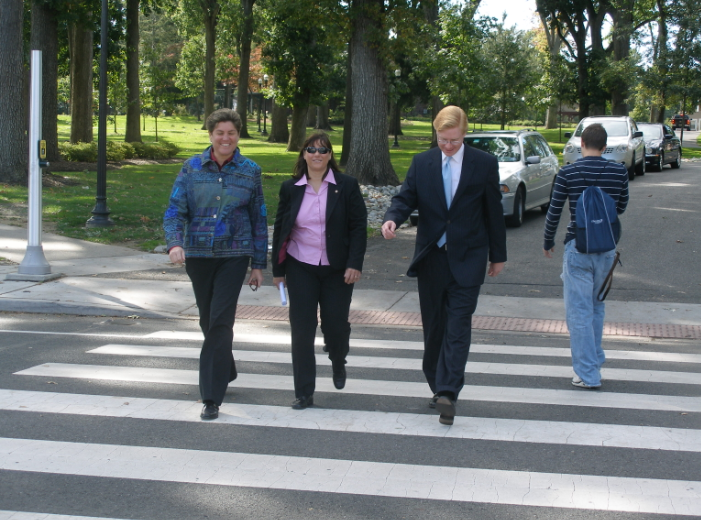
#> input picture python/code_100/pedestrian.png, 701 x 520 px
$ python opencv_100.py
#> lines starting #> are read from the running program, lines starting #| are printed output that depends on the picture; after the words box and inside, x2 and y2 are one past the last pixel; in counts of white or black regions, pixels touching at a corner belong together
import cv2 as cv

if __name__ == '__main__':
    src = cv.imread("pedestrian.png")
#> src is the input picture: shape (520, 701, 3); mean B, G, R 109.7, 112.8, 105.5
    cv.imshow("input", src)
    hog = cv.HOGDescriptor()
    hog.setSVMDetector(cv.HOGDescriptor_getDefaultPeopleDetector())
    # Detect people in the image
    (rects, weights) = hog.detectMultiScale(src,
                                            winStride=(4, 4),
                                            padding=(8, 8),
                                            scale=1.25,
                                            useMeanshiftGrouping=False)
#> rects = [[509, 110, 158, 317], [124, 74, 187, 375], [230, 100, 175, 350], [349, 67, 201, 403]]; weights = [1.11, 2.31, 2.52, 1.58]
    for (x, y, w, h) in rects:
        cv.rectangle(src, (x, y), (x + w, y + h), (0, 255, 0), 2)
#> this loop made 4 passes
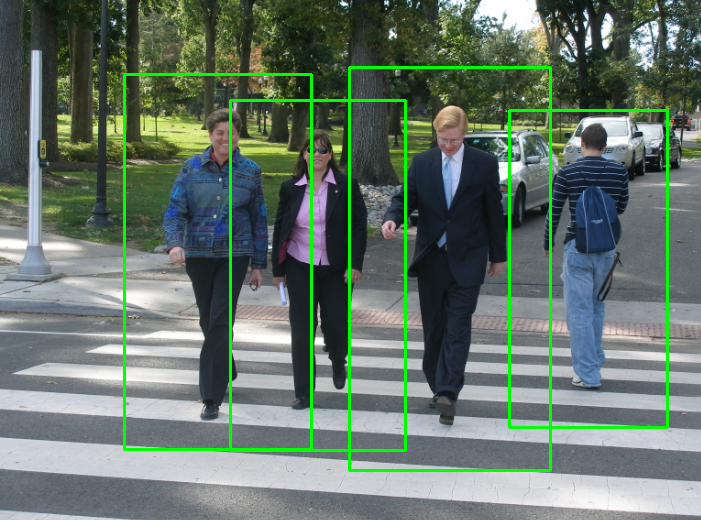
#> src: shape (520, 701, 3); 3.5% of pixels changed, all inside (x1, y1, x2, y2) = (123, 66, 669, 472)

    cv.imshow("hog-detector", src)
    cv.waitKey(0)
    cv.destroyAllWindows()
